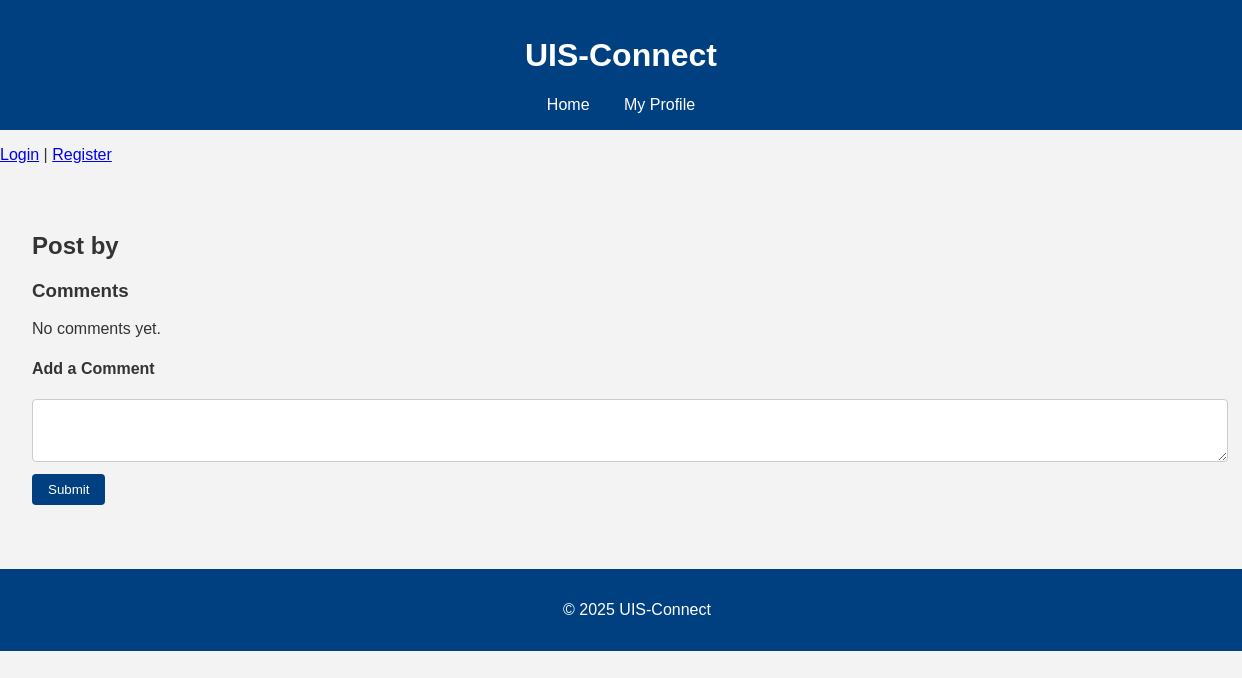
/post/6, run on an earlier commit of the app's database.
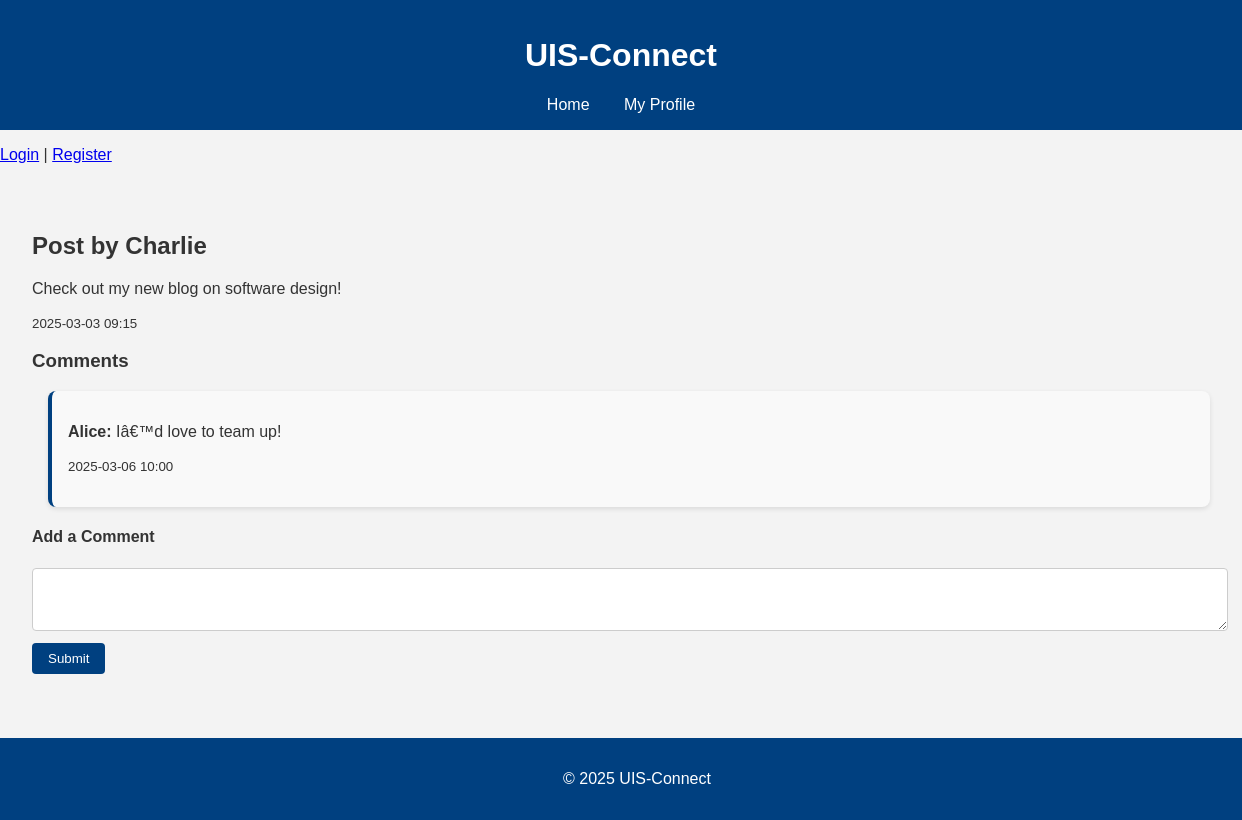
And on a later commit of the database.
### tables this page shows
CREATE TABLE users (
    id INTEGER PRIMARY KEY AUTOINCREMENT,
    username TEXT NOT NULL,
    major TEXT,
    interests TEXT
);

CREATE TABLE posts (
    id INTEGER PRIMARY KEY AUTOINCREMENT,
    user_id INTEGER,
    content TEXT,
    timestamp TEXT,
    FOREIGN KEY(user_id) REFERENCES users(id)
);

CREATE TABLE comments (
    id INTEGER PRIMARY KEY AUTOINCREMENT,
    post_id INTEGER,
    user_id INTEGER,
    content TEXT,
    timestamp TEXT,
    FOREIGN KEY(post_id) REFERENCES posts(id),
    FOREIGN KEY(user_id) REFERENCES users(id)
);

### app.py (the view, shortened to what this page needs)
@app.route('/post/<int:post_id>', methods=['GET', 'POST'])
def post(post_id):
    post, comments = get_post_with_comments(post_id)
    return render_template('post.html', post=post, comments=comments)

### db_utils.py (called while the page is built)
def get_db_connection():
    conn = sqlite3.connect(DATABASE)
    conn.row_factory = sqlite3.Row
    return conn

def get_post_with_comments(post_id):
    conn = get_db_connection()
    post = conn.execute("""
        SELECT posts.id, posts.content, posts.timestamp, users.username
        FROM posts
        JOIN users ON posts.user_id = users.id
        WHERE posts.id = ?
    """, (post_id,)).fetchone()
    comments = conn.execute("""
        SELECT comments.content, comments.timestamp, users.username
        FROM comments
        JOIN users ON comments.user_id = users.id
        WHERE comments.post_id = ?
        ORDER BY comments.timestamp ASC
    """, (post_id,)).fetchall()
    conn.close()
    return post, comments

### templates/post.html
{% extends "base.html" %}
{% block content %}
    <h2>Post by {{ post.username }}</h2>
    <p>{{ post.content }}</p>
    <p><small>{{ post.timestamp }}</small></p>
    <h3>Comments</h3>
    {% for comment in comments %}
        <div class="comment">
            <p><strong>{{ comment.username }}:</strong> {{ comment.content }}</p>
            <p><small>{{ comment.timestamp }}</small></p>
        </div>
    {% else %}
        <p>No comments yet.</p>
    {% endfor %}
    <h4>Add a Comment</h4>
    <form method="post">
        <textarea name="content" rows="3" required></textarea><br>
        <button type="submit">Submit</button>
    </form>
{% endblock %}

### templates/base.html (shortened to what this page needs)
<!DOCTYPE html>
<html lang="en">
<head>
    <link rel="stylesheet" href="{{ url_for('static', filename='style.css') }}">
</head>
<body>
    <header>
        <h1>UIS-Connect</h1>
        <nav>
            <a href="{{ url_for('index') }}">Home</a>
            <a href="{{ url_for('profile', user_id=1) }}">My Profile</a>
        </nav>
    </header>
    {% if session.get('username') %}
        <p>Logged in as {{ session.username }} | <a href="{{ url_for('logout') }}">Logout</a></p>
    {% else %}
        <p><a href="{{ url_for('login') }}">Login</a> | <a href="{{ url_for('register') }}">Register</a></p>
    {% endif %}
    <main>
        {% block content %}{% endblock %}
    </main>
    <footer>
        <p>&copy; 2025 UIS-Connect</p>
    </footer>
</body>
</html>

### static/style.css (style rules this page uses)
body { font-family: Arial, sans-serif; margin: 0; padding: 0; background-color: #f3f3f3; color: #333; }
header { background-color: #004080; color: white; padding: 1rem; text-align: center; }
nav a { color: white; margin: 0 15px; text-decoration: none; }
main { padding: 2rem; }
.post, .comment { background-color: white; border-radius: 8px; padding: 1rem; margin-bottom: 1rem; box-shadow: 0 2px 5px rgba(0,0,0,0.1); }
.comment { background-color: #f9f9f9; margin-left: 1rem; border-left: 4px solid #004080; }
form { margin-top: 1rem; }
textarea { width: 100%; padding: 0.5rem; border-radius: 4px; border: 1px solid #ccc; resize: vertical; }
button { margin-top: 0.5rem; background-color: #004080; color: white; border: none; padding: 0.5rem 1rem; border-radius: 4px; cursor: pointer; }
footer { background-color: #004080; color: white; text-align: center; padding: 1rem; margin-top: 2rem; position: relative; bottom: 0; width: 100%; }

What changed in the data, as far as the page shows it:
now on this page (row unchanged): users: username "Charlie"
added posts: content "Check out my new blog on software design!", timestamp "2025-03-03 09:15"
added comments: username "Alice", content "Iâ€™d love to team up!", timestamp "2025-03-06 10:00"
Also different on the page:
text no longer shown: "No comments yet."
